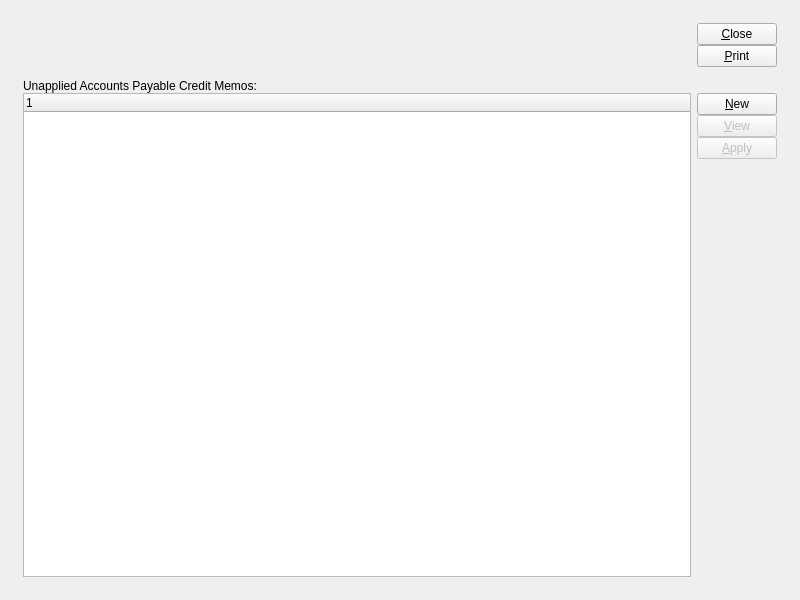
<?xml version="1.0" encoding="UTF-8"?>
<ui version="4.0">
 <comment>This file is part of the xTuple ERP: PostBooks Edition, a free and
open source Enterprise Resource Planning software suite,
Copyright (c) 1999-2018 by OpenMFG LLC, d/b/a xTuple.
It is licensed to you under the Common Public Attribution License
version 1.0, the full text of which (including xTuple-specific Exhibits)
is available at www.xtuple.com/CPAL.  By using this software, you agree
to be bound by its terms.</comment>
 <class>unappliedAPCreditMemos</class>
 <widget class="QWidget" name="unappliedAPCreditMemos">
  <property name="geometry">
   <rect>
    <x>0</x>
    <y>0</y>
    <width>800</width>
    <height>600</height>
   </rect>
  </property>
  <property name="windowTitle">
   <string>List Unapplied A/P Credit Memos</string>
  </property>
  <layout class="QGridLayout" name="gridLayout_3">
   <item row="0" column="0">
    <layout class="QGridLayout" name="gridLayout_2">
     <property name="margin">
      <number>12</number>
     </property>
     <property name="spacing">
      <number>12</number>
     </property>
     <item row="0" column="0">
      <layout class="QHBoxLayout" name="horizontalLayout_2">
       <item>
        <layout class="QVBoxLayout" name="verticalLayout_4">
         <item>
          <widget class="VendorGroup" name="_vendorgroup"/>
         </item>
         <item>
          <spacer name="verticalSpacer_2">
           <property name="orientation">
            <enum>Qt::Vertical</enum>
           </property>
           <property name="sizeHint" stdset="0">
            <size>
             <width>20</width>
             <height>0</height>
            </size>
           </property>
          </spacer>
         </item>
        </layout>
       </item>
       <item>
        <spacer name="horizontalSpacer">
         <property name="orientation">
          <enum>Qt::Horizontal</enum>
         </property>
         <property name="sizeHint" stdset="0">
          <size>
           <width>40</width>
           <height>20</height>
          </size>
         </property>
        </spacer>
       </item>
       <item>
        <layout class="QVBoxLayout" name="verticalLayout_3">
         <property name="spacing">
          <number>0</number>
         </property>
         <item>
          <widget class="QPushButton" name="_close">
           <property name="text">
            <string>&amp;Close</string>
           </property>
          </widget>
         </item>
         <item>
          <widget class="QPushButton" name="_print">
           <property name="text">
            <string>&amp;Print</string>
           </property>
          </widget>
         </item>
         <item>
          <spacer name="verticalSpacer">
           <property name="orientation">
            <enum>Qt::Vertical</enum>
           </property>
           <property name="sizeHint" stdset="0">
            <size>
             <width>20</width>
             <height>0</height>
            </size>
           </property>
          </spacer>
         </item>
        </layout>
       </item>
      </layout>
     </item>
     <item row="1" column="0">
      <widget class="QFrame" name="_frame">
       <property name="sizePolicy">
        <sizepolicy hsizetype="Preferred" vsizetype="Preferred">
         <horstretch>0</horstretch>
         <verstretch>1</verstretch>
        </sizepolicy>
       </property>
       <property name="frameShape">
        <enum>QFrame::NoFrame</enum>
       </property>
       <property name="frameShadow">
        <enum>QFrame::Raised</enum>
       </property>
       <layout class="QGridLayout" name="gridLayout">
        <property name="margin">
         <number>0</number>
        </property>
        <item row="0" column="0">
         <layout class="QVBoxLayout" name="verticalLayout_2">
          <property name="spacing">
           <number>0</number>
          </property>
          <item>
           <widget class="QLabel" name="_apopenLit">
            <property name="text">
             <string>Unapplied Accounts Payable Credit Memos:</string>
            </property>
           </widget>
          </item>
          <item>
           <layout class="QHBoxLayout" name="horizontalLayout">
            <item>
             <widget class="XTreeWidget" name="_apopen">
              <property name="sizePolicy">
               <sizepolicy hsizetype="Expanding" vsizetype="Expanding">
                <horstretch>0</horstretch>
                <verstretch>0</verstretch>
               </sizepolicy>
              </property>
             </widget>
            </item>
            <item>
             <layout class="QVBoxLayout" name="verticalLayout">
              <property name="spacing">
               <number>0</number>
              </property>
              <item>
               <widget class="QPushButton" name="_new">
                <property name="enabled">
                 <bool>true</bool>
                </property>
                <property name="text">
                 <string>&amp;New</string>
                </property>
               </widget>
              </item>
              <item>
               <widget class="QPushButton" name="_view">
                <property name="enabled">
                 <bool>false</bool>
                </property>
                <property name="text">
                 <string>&amp;View</string>
                </property>
               </widget>
              </item>
              <item>
               <widget class="QPushButton" name="_apply">
                <property name="enabled">
                 <bool>false</bool>
                </property>
                <property name="text">
                 <string>&amp;Apply</string>
                </property>
               </widget>
              </item>
              <item>
               <spacer name="Spacer2">
                <property name="orientation">
                 <enum>Qt::Vertical</enum>
                </property>
                <property name="sizeType">
                 <enum>QSizePolicy::Expanding</enum>
                </property>
                <property name="sizeHint" stdset="0">
                 <size>
                  <width>20</width>
                  <height>174</height>
                 </size>
                </property>
               </spacer>
              </item>
             </layout>
            </item>
           </layout>
          </item>
         </layout>
        </item>
       </layout>
      </widget>
     </item>
    </layout>
   </item>
  </layout>
 </widget>
 <layoutdefault spacing="6" margin="11"/>
 <customwidgets>
  <customwidget>
   <class>VendorGroup</class>
   <extends>QWidget</extends>
   <header>vendorgroup.h</header>
  </customwidget>
  <customwidget>
   <class>XTreeWidget</class>
   <extends>QTreeWidget</extends>
   <header>xtreewidget.h</header>
   <container>1</container>
  </customwidget>
 </customwidgets>
 <tabstops>
  <tabstop>_apopen</tabstop>
  <tabstop>_new</tabstop>
  <tabstop>_view</tabstop>
  <tabstop>_apply</tabstop>
  <tabstop>_print</tabstop>
  <tabstop>_close</tabstop>
 </tabstops>
 <resources/>
 <connections>
  <connection>
   <sender>_close</sender>
   <signal>clicked()</signal>
   <receiver>unappliedAPCreditMemos</receiver>
   <slot>close()</slot>
   <hints>
    <hint type="sourcelabel">
     <x>20</x>
     <y>20</y>
    </hint>
    <hint type="destinationlabel">
     <x>20</x>
     <y>20</y>
    </hint>
   </hints>
  </connection>
  <connection>
   <sender>_apopen</sender>
   <signal>valid(bool)</signal>
   <receiver>_view</receiver>
   <slot>setEnabled(bool)</slot>
   <hints>
    <hint type="sourcelabel">
     <x>20</x>
     <y>20</y>
    </hint>
    <hint type="destinationlabel">
     <x>20</x>
     <y>20</y>
    </hint>
   </hints>
  </connection>
 </connections>
</ui>
